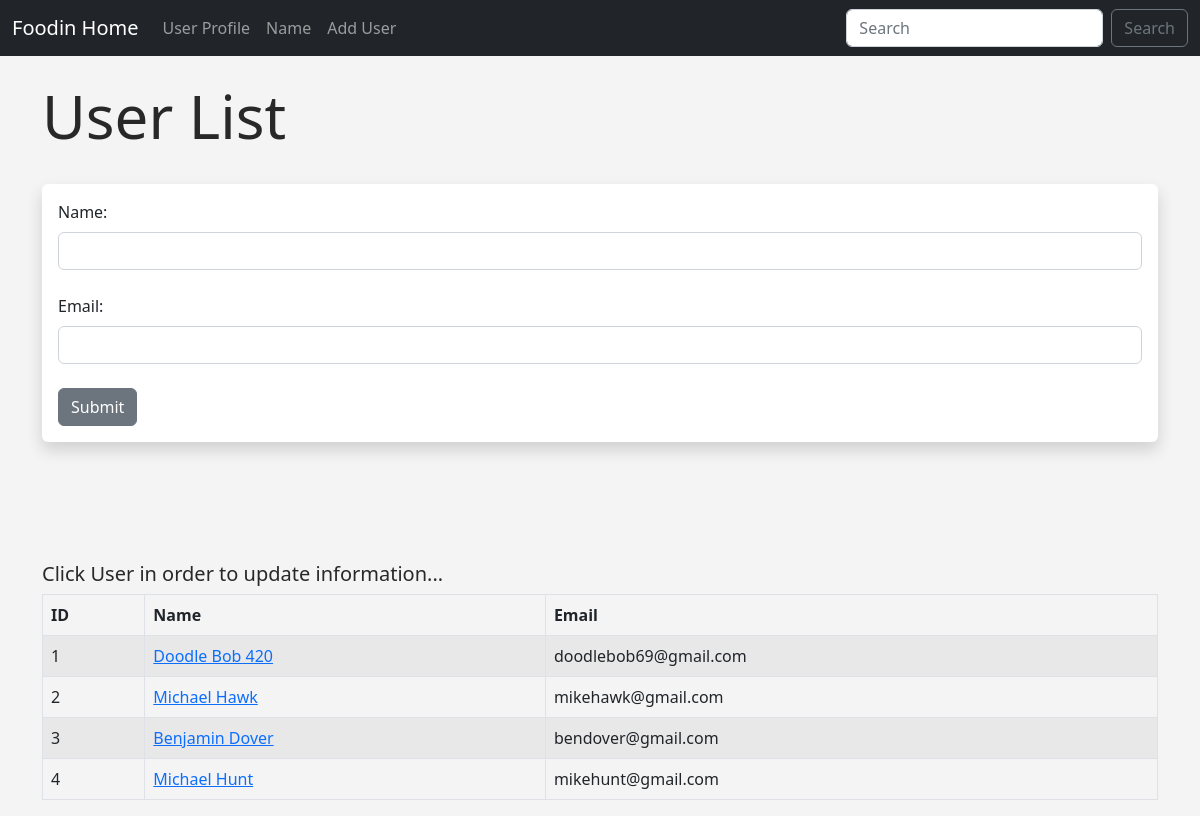
The page /user/add on the database as committed earlier.
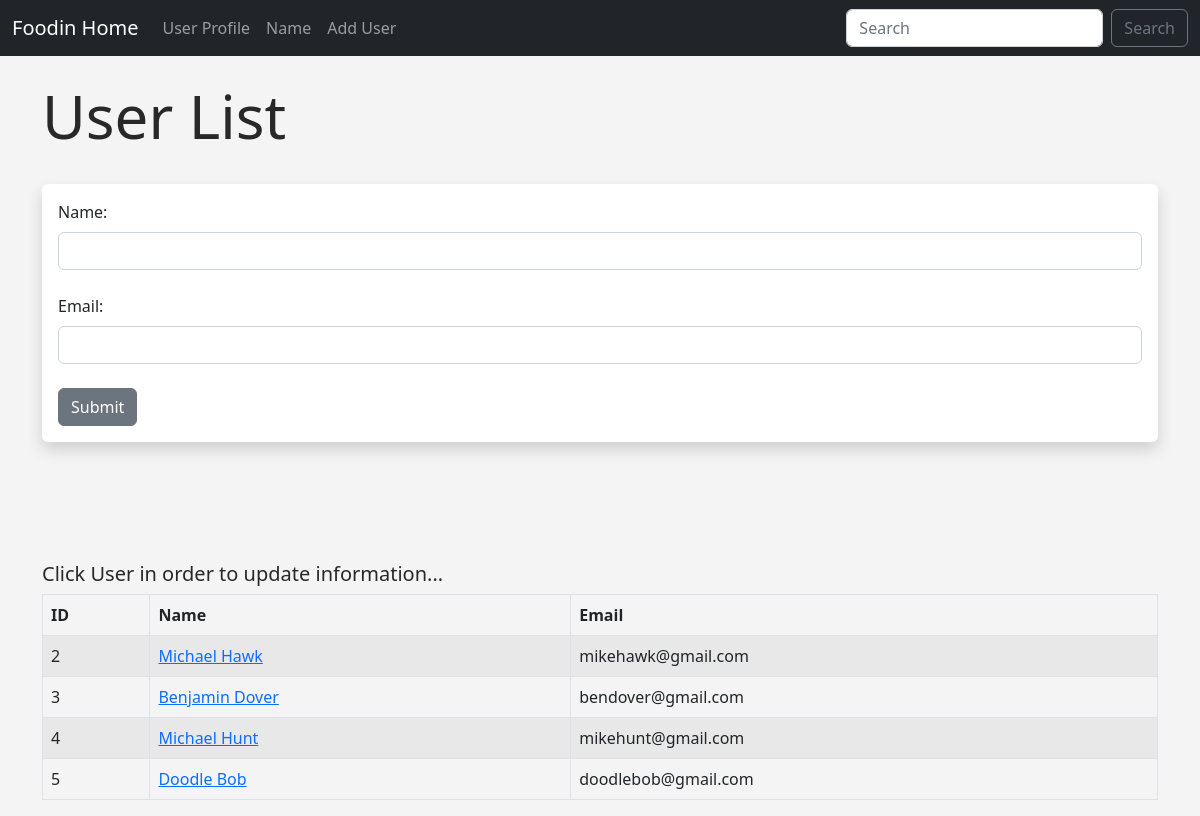
The same page on the database as committed later.
### hello.py (models this page shows, shortened)
class Users(db.Model):
    id = db.Column(db.Integer, primary_key=True)
    name = db.Column(db.String(200), nullable=False)
    email = db.Column(db.String(120), nullable=False, unique=True)
    date_added = db.Column(db.DateTime, default=datetime.utcnow)

### hello.py (the view, shortened to what this page needs)
@app.route('/user/add', methods=['GET', 'POST'])
def add_user():
    name = None
    email = None
    form = UserForm()
    our_users = Users.query.order_by(Users.date_added)
    return render_template("add_user.html",
        name = name,
        email = email,
        form = form,
        our_users = our_users)

### hello.py
class UserForm(FlaskForm):
    name = StringField("Name:", validators=[DataRequired()])
    email = StringField("Email:", validators=[DataRequired()])
    submit = SubmitField("Submit")

### templates/add_user.html (shortened to what this page needs)
{% extends 'base.html' %} {% block content %}  {% if name %}
<table class="table align-middle table-hover table-bordered table-striped text">
    <thead>
        <tr>
            <th scope="col">ID</th>
            <th scope="col">Name</th>
            <th scope="col">Email</th>
        </tr>
    </thead>
    {% for user in our_users %}
    <tr>
        <td>{{ user.id }}</td>
        <td><a href="{{ url_for('update', id=user.id)}}">{{ user.name }}</a></td>
        <td>{{ user.email }}</td>
    </tr>
    {% endfor %}
</table>
{% else %}
<h1>User List</h1>
<br />
<div class="shadow p-3 mb-5 bg-body rounded">
    <form action="" method="post">
        {{ form.hidden_tag() }} {{ form.name.label( class="form-label" ) }} {{ form.name( class="form-control" ) }} <br> {{ form.email.label( class="form-label" ) }} {{ form.email( class="form-control" ) }} <br> {{ form.submit( class="btn btn-secondary"
        ) }}
    </form>
</div>
<br><br><br>
<h5>Click User in order to update information...</h5>
<table class="table align-middle table-hover table-bordered table-striped text">
    <thead>
        <tr>
            <th scope="col">ID</th>
            <th scope="col">Name</th>
            <th scope="col">Email</th>
        </tr>
    </thead>
    {% for user in our_users %}
    <tr>
        <td>{{ user.id }}</td>
        <td><a href="{{ url_for('update', id=user.id)}}">{{ user.name }}</a></td>
        <td>{{ user.email }}</td>
    </tr>
    {% endfor %}
</table>
{% endif %} {% endblock %}

### templates/base.html (shortened to what this page needs)
<!doctype html>
<html lang="en">
<head>
    <link href="https://cdn.jsdelivr.net/npm/bootstrap@5.2.0-beta1/dist/css/bootstrap.min.css" rel="stylesheet"
>
    <link href="{{ url_for('static', filename='css/style.css') }}" rel="stylesheet">
</head>
<body>
    {% include 'navbar.html' %}
    <br>
    <div class="container">
        {% block content %} {% endblock %}
    </div>
</body>
</html>

### templates/navbar.html (shortened to what this page needs)
<nav class="navbar navbar-expand-lg navbar-dark bg-dark">
    <div class="container-fluid">
        <a class="navbar-brand" href="{{url_for('index')}}">Foodin Home</a>
        <div class="collapse navbar-collapse" id="navbarSupportedContent">
            <ul class="navbar-nav me-auto mb-2 mb-lg-0">
                <li class="nav-item">
                    <a class="nav-link" href="{{url_for('user', name='Miguel')}}">User Profile</a>
                </li>
                <li class="nav-item">
                    <a class="nav-link" href="{{url_for('name')}}">Name</a>
                </li>
                <li class="nav-item">
                    <a class="nav-link" href="{{url_for('add_user')}}">Add User</a>
                </li>
            </ul>
            <form class="d-flex" role="search">
                <input class="form-control me-2" type="search" placeholder="Search" aria-label="Search">
                <button class="btn btn-outline-secondary" type="submit">Search</button>
            </form>
        </div>
    </div>
</nav>

### static/css/style.css (style rules this page uses)
h1 { color: #282828; font-size: 60px; }
h5 { color: #282828; }
body { background: #f4f4f4; }

Rows that differ between the two databases and show on the page:
removed Users: id "1", name "Doodle Bob 420", email "doodlebob69@gmail.com"
added Users: id "5", name "Doodle Bob", email "doodlebob@gmail.com"
